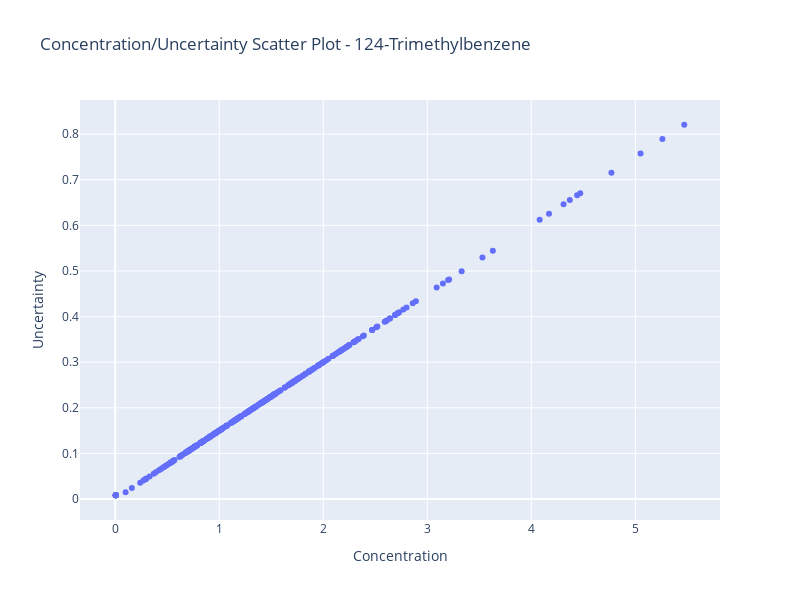

The cell this chart's notebook holds for it:
### Code cell
# Concentration / Uncertainty Scatter plot for specific feature, feature/column specified by index
data_handler.plot_data_uncertainty(feature_idx=0, include_menu=False)

### Figure 1 — Plotly figure (JSON) as saved in the notebook; plotly's stock layout.template omitted (floating-point values rounded to 4 significant figures; data arrays with more than 128 entries replaced by an {"elided": "..."} marker saying what was removed)
{"data": [{"mode": "markers", "name": "124-Trimethylbenzene", "type": "scatter", "visible": true, "x": {"elided": "307 float values"}, "y": {"elided": "307 float values"}}], "layout": {"height": 600, "title": {"text": "Concentration/Uncertainty Scatter Plot - 124-Trimethylbenzene"}, "width": 800, "xaxis": {"title": {"text": "Concentration"}}, "yaxis": {"title": {"text": "Uncertainty"}}}}
